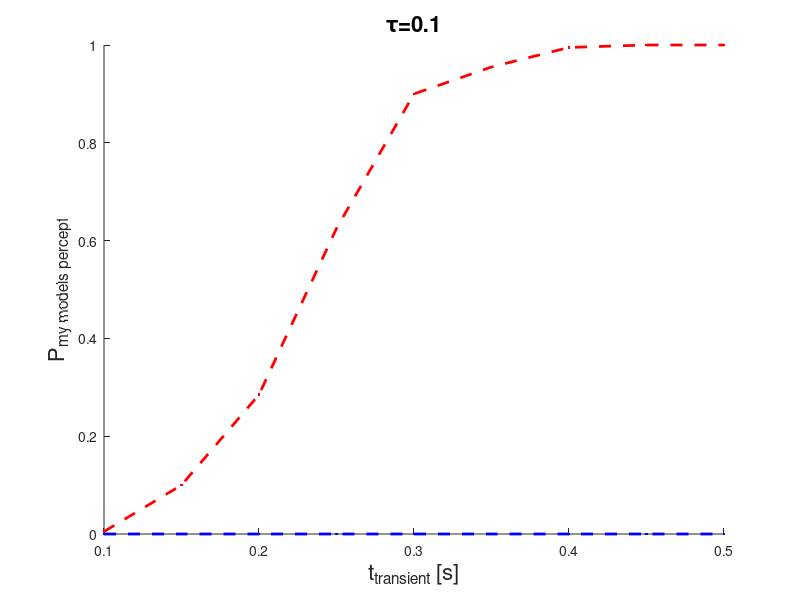
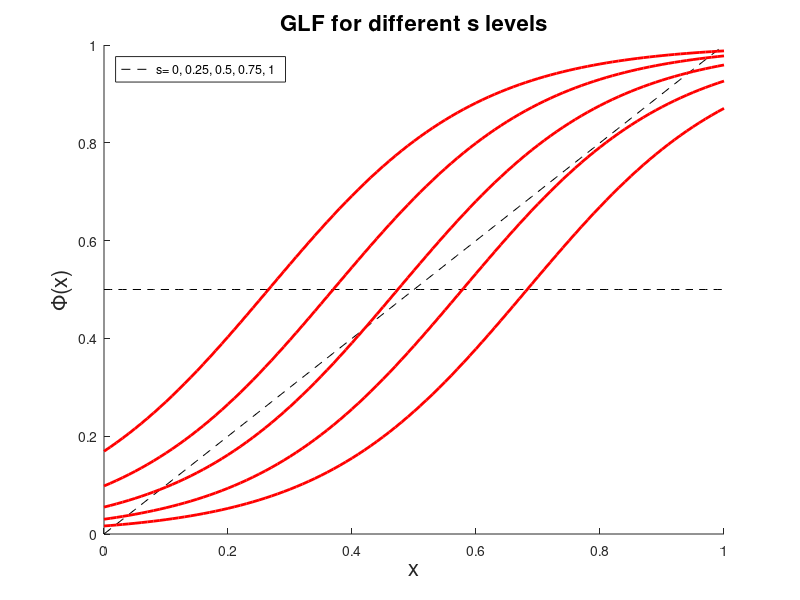
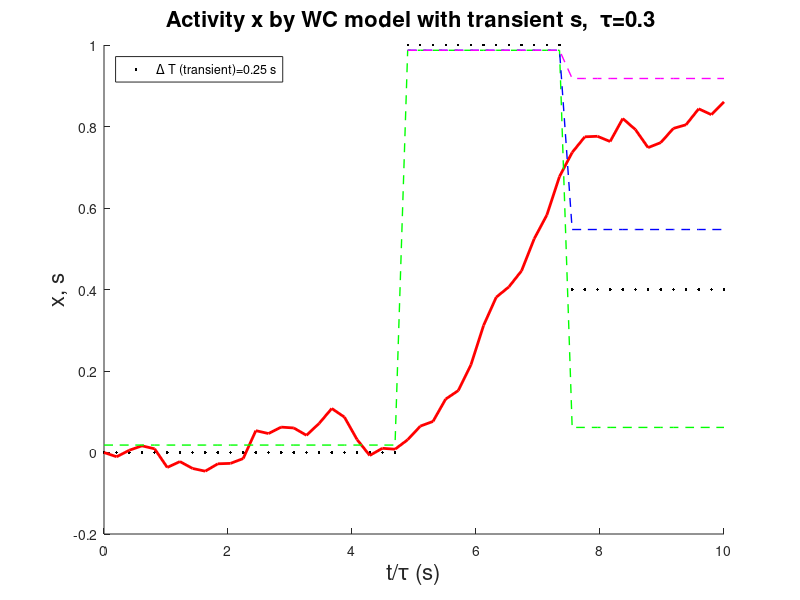

Write the MATLAB code that produced these figures, in order.
function WC_my_exp
clear all;
close all;


%%%%%%% plot GLF for different s values

x=0:0.01:1;
s=linspace(0,1,5);

figure(1);
hold on
plot(x, 0.5*ones(size(x)), 'k--');
plot(x,x,'k--');

params.NU=1;
params.ALPHA0=4.0952;
params.ALPHA1=1.5918;
params.BETA=6;
params.SIGMA=0.2;
params.DT=0.02;
params.TAU=0.1;
params.STEP = params.DT/params.TAU;
params.SIGMA_P=params.SIGMA * sqrt (params.TAU);


for i=1:numel(s)
    plot(x,GLF_s(x,s(i),params),'r','LineWidth',2);
end

hold off
xlabel('x','FontSize',16);
ylabel('\Phi(x)','FontSize',16);
legend('s= 0, 0.25, 0.5, 0.75, 1 ', 'Location','NorthWest' );
title('GLF for different s levels','FontSize',16);

%%%%%%% plot activity x of a transient input s


T_end=1; % seconds
n_step=T_end/params.DT;

T2=0.25;    % transient = DELTA-T
T3=0.25;    % T2=T_end * .8
            % T1=T_end-(T3+T2);

step_tot=round(n_step);
step2=round(T2/params.DT);
step3=round(T3/params.DT);
step1=step_tot-(step2+step3);

% coherence levels for s

c1=0;  % initial coherence value of s
c2=1;  % transient coherence value of s
c3=.4; % intermediate coherence value of s

s_exp=[c1*ones(1,step1), c2*ones(1,step2), c3*ones(1,step3)];

t_TAU=linspace(0,T_end,n_step)/params.TAU;

x0=0;
xt=WilCow(s_exp,x0,params);

[yss_h, yss_m, yss_l]=WC_ss(s_exp, params);

figure(2);
hold on
plot(t_TAU,s_exp,'.k','LineWidth',2);
plot(t_TAU,xt,'r','LineWidth',2);
plot(t_TAU,yss_l,'--g','LineWidth',1);
plot(t_TAU,yss_m,'--b','LineWidth',1);
plot(t_TAU,yss_h,'--m','LineWidth',1);

% axis([0 10 0 1]);
hold off
xlabel('t/\tau (s)', 'FontSize', 16);
ylabel('x, s', 'FontSize', 16);
title('Activity x by WC model with transient s,  \tau=0.3 ','FontSize',16);
legend('\Delta T (transient)=0.25 s ', 'Location','NorthWest' );


%%%%%% plot T2 vs activity probability

% 1. define different transient values (=T2)
% 2. each T2 corresponds to one "s"
% 3. for each s, find x by WilCow by 200 repeats
% 4. for each s, find P_yes and P_no

T_end=1;
T3=0.25;
T2=linspace(.1,.5,9);       % 9 different transient values

P_YES1=zeros(size(T2));
P_YES2=zeros(size(T2));

N_repeat=200;

x0=0;
for i=1:numel(T2)
   
    % coherence levels of transient s
    
    c1=0;
    c2=1;
    c3=0.4;
    
    tot_step=round(T_end/params.DT);
    step2=round(T2(i)/params.DT);
    step3=round(T3/params.DT);
    step1=tot_step - (step2 + step3);
    
    s_new=[c1*ones(1,step1) c2*ones(1,step2) c3*ones(1,step3)];
    s_noT2=[c1*ones(1,step1+step2) c3*ones(1,step3)];
    
    % t_TAU=DT*(1:tot_step)/params.TAU;
    
    N_YES1=0;
    N_YES2=0;
    
    for j=1:N_repeat
    
        x_new=WilCow(s_new,x0,params);
        x_noT2=WilCow(s_noT2,x0,params);
        
        if x_new(end) > 0.5
            N_YES1=N_YES1+1;
        end
        
        if x_noT2(end) > 0.5
            N_YES2 = N_YES2 + 1;
        end
        
    end
    
    P_YES1(i)= N_YES1 / N_repeat;
    P_YES2(i)= N_YES2 / N_repeat;
    
    
end

figure(3)

hold on;
plot(T2,P_YES1, 'r.','LineWidth',2);
plot(T2,P_YES1, 'r--','LineWidth',2);
plot(T2,P_YES2, 'b.','LineWidth',2);
plot(T2,P_YES2, 'b--','LineWidth',2);
hold off
axis([T2(1) T2(end) 0 1]);
xlabel('t_{transient} [s]', 'Fontsize', 16);
ylabel('P_{my models percept}', 'Fontsize', 16);
title(['\tau=' num2str(params.TAU)], 'Fontsize', 16);


printflag=1;
if printflag 
    print 'WC_my_exp_03' -depsc2;
end


return;


% calculate GLF for different s scalar values
% for GLF_s:  x is vector, s is scalar!!!!!!
function y=GLF_s(x,s,params)

% parameters for GLF function

% let us make alpha depended on input s 

alpha=params.ALPHA0 + (params.ALPHA1-params.ALPHA0)*s;

% now express GLF 

y=(1 + exp(-params.BETA*x + alpha)).^(-1/params.NU);

return;

% Wilson Cowan model for a given stimulus and initial point
function u=WilCow(st,u0,params)

u=zeros(1,numel(st));
u(1)=u0;
nt= params.SIGMA_P * sqrt(params.STEP) * normrnd(0,1,size(st));

% Numerical Integration 
for i=2:numel(st)
    du=params.STEP * (-u(i-1) + GLF_s(u(i-1), st(i-1), params )) + nt(i-1);
    u(i) = u(i-1) + du;
end

return

% find where GLF x=GLF_s(x) --- steady state points
function yzero=GLF_ss(xss,s, params)

yzero=GLF_s(xss,s,params)-xss;

return;

function [yss_hi, yss_mid, yss_lo]=WC_ss(s, params)
 
yss_hi=nan(size(s));
yss_mid=nan(size(s));
yss_lo=nan(size(s));

for i=1:numel(s)
    
    xss=fsolve(@(x) GLF_ss( x,s(i),params ), [0.01 0.5 0.99], optimset('Display','off') );
    yss=GLF_s(xss, s(i), params);
    
    if abs(yss(1) - xss(1)) < 0.01
        yss_lo(i)=yss(1);
    end
    
    if abs(yss(2) - xss(2)) < 0.01
        yss_mid(i)=yss(2);
    end
    
    if abs(yss(3) - xss(3)) < 0.01
        yss_hi(i)=yss(3);
    end

end

return;





